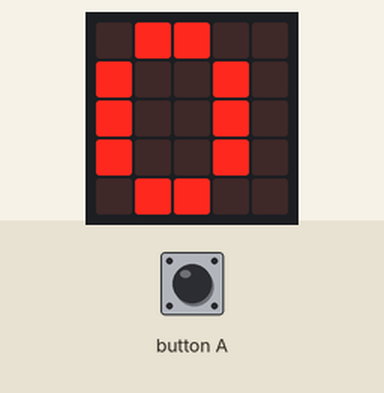
Simulated run of this program. Board: BBC micro:bit running MicroPython. On the bench: the board's 5×5 LED display. The inputs (shaded band) are chosen by the test bench. No radio messages arrive unless stated (any console line starting 'radio sent:' is added by the test bench); what the program prints to the serial console is not drawn.

Above: at 1.2 s.
1.3 s: button A pressed for 0.15 s
At 1.5 s:
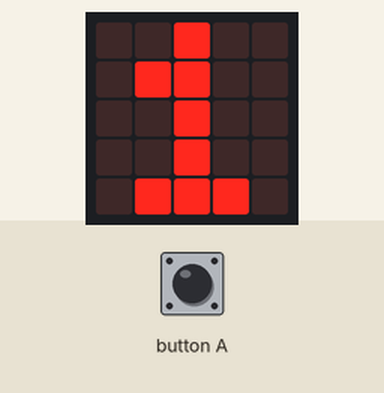
Timing chart, 0 to 4.3 s (numbered marks = the images above; inputs shaded):
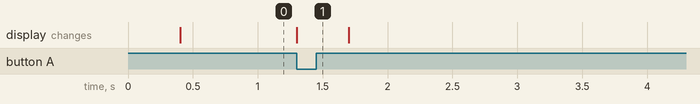

Measured:
- after the input at 1.3 s, the display: changes at once (image 1)

The program:

microbit-1.py
```python
from microbit import *
import radio

radio.on()
def on_button_pressed_a():
    each=[]
    for i in range(0,3):
        radio.config(group=i)
        radio.send('1')
        a=True
        while a:
            transmit=radio.receive()
            if transmit=='0' or  transmit=='1' or  transmit=='2' or  transmit=='3' or  transmit=='4' or  transmit=='5' or  transmit=='6' or  transmit=='7' or  transmit=='8' or  transmit=='9':
                a=False
                each.append(transmit)
                transmit=''
    radio.config(group=10)
    if each[0]==each[1]==each[2]:
        radio.send('3')
    elif each[0]==each[1]:
        radio.send('2')
    elif each[0]==each[1]:
        radio.send('2')
    elif each[1]==each[2]:
        radio.send('2')
    else:
        radio.send('1')

times=10
N=True
display.show(times)
while N:
    if button_a.is_pressed() and times>0:
        display.show(times)
        on_button_pressed_a()
        times-=1
```
